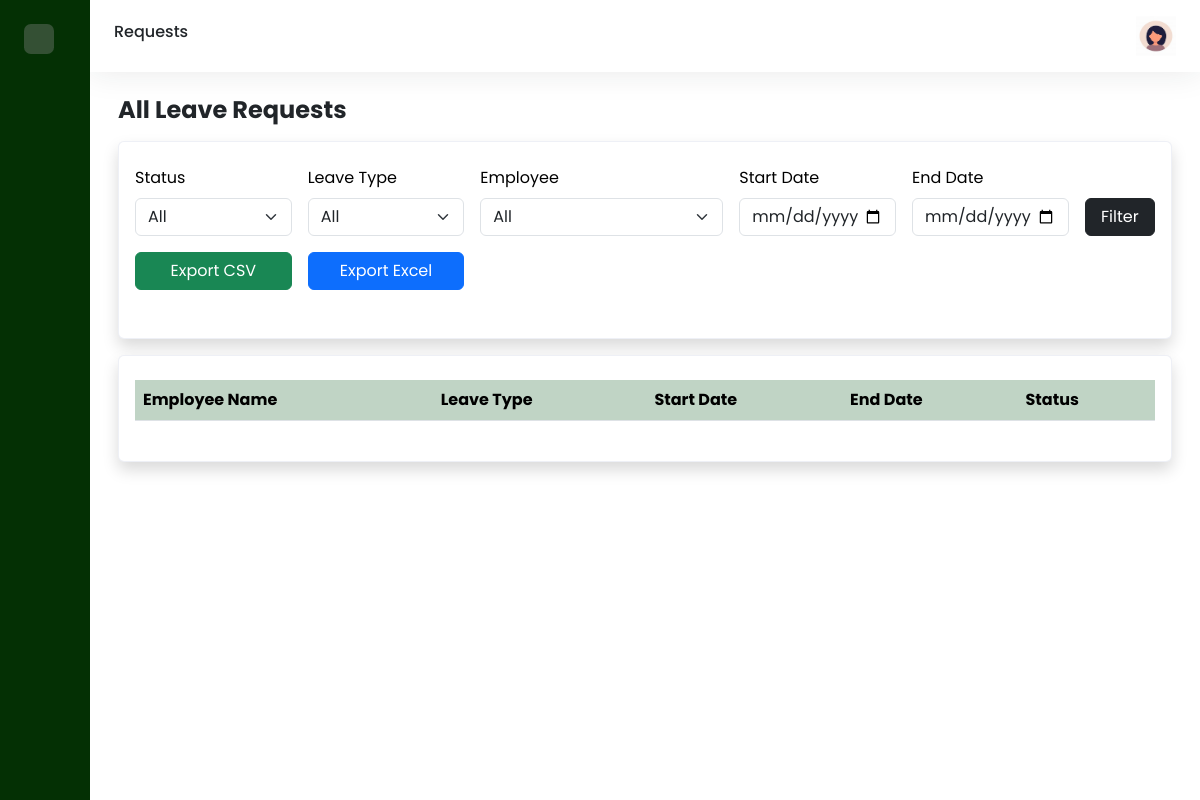
Page /admin/all.php (signed in) on the earlier database version.
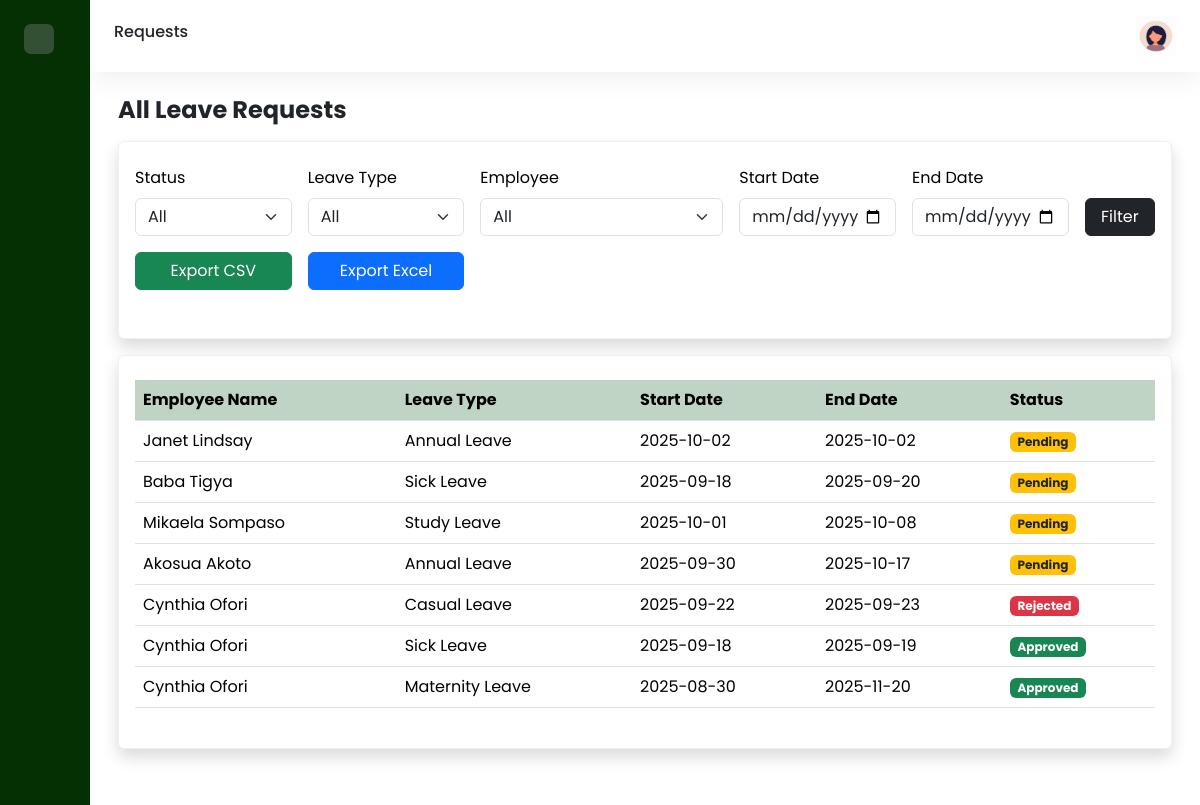
Same page on the later database version.
### tables this page shows
CREATE TABLE `leave_request` (
  `request_id` int(11) NOT NULL,
  `employee_id` int(11) NOT NULL,
  `type_id` int(11) DEFAULT NULL,
  `start_date` date NOT NULL,
  `end_date` date NOT NULL,
  `leave_duration` int(11) NOT NULL,
  `reason` text DEFAULT NULL,
  `status` enum('pending','approved','rejected') NOT NULL DEFAULT 'pending',
  `request_date` timestamp NOT NULL DEFAULT current_timestamp(),
  `approved_by` int(11) DEFAULT NULL,
  `approved_on` timestamp NULL DEFAULT NULL,
  `manager_comments` text DEFAULT NULL
);

CREATE TABLE `employee` (
  `employee_id` int(11) NOT NULL,
  `first_name` varchar(100) NOT NULL,
  `last_name` varchar(100) NOT NULL,
  `email` varchar(255) NOT NULL,
  `hire_date` date NOT NULL,
  `department_id` int(11) NOT NULL,
  `gender` enum('Male','Female') NOT NULL,
  `manager_id` int(11) DEFAULT NULL,
  `username` varchar(100) NOT NULL,
  `password` varchar(100) NOT NULL,
  `role` enum('administrator','employee','manager','') NOT NULL DEFAULT 'employee',
  `mobile` int(30) NOT NULL
);

CREATE TABLE `leave_type` (
  `type_id` int(11) NOT NULL,
  `type_name` varchar(100) NOT NULL,
  `description` text DEFAULT NULL,
  `requires_approval` tinyint(1) NOT NULL DEFAULT 1,
  `default_accrualrate_perperiod` decimal(5,2) NOT NULL DEFAULT 0.00,
  `max_carryover_days` int(11) NOT NULL DEFAULT 0
);

### admin/all.php (the view, shortened to what the changed rows need)
<?php
$host = "localhost";
$db   = "leave_management";
$user = "root";
$pass = "";
$conn = new mysqli($host, $user, $pass, $db);
$query = "
    SELECT l.request_id, e.first_name, e.last_name, lt.type_name, l.start_date, l.end_date, l.status
    FROM leave_request l
    JOIN employee e ON l.employee_id = e.employee_id
    LEFT JOIN leave_type lt ON l.type_id = lt.type_id
    WHERE 1=1
";
$query .= " ORDER BY l.request_id DESC";
$leaves = $conn->query($query);
?>
<!DOCTYPE html>
<html>
    <head>
        <link href='https://cdn.boxicons.com/fonts/basic/boxicons.min.css' rel='stylesheet'>
        <link href="https://cdn.jsdelivr.net/npm/bootstrap@5.3.7/dist/css/bootstrap.min.css" rel="stylesheet"
>
        <link rel="stylesheet" href="../assets/css/dashboard.css">
    </head>
    <body>
        <div class="wrapper">
            <div class="main">
                <main class="content px-3 py-4">
                    <div class="container-fluid">
                        <div class="mb-3">
                            <h2 class="fw-bold fs-4 mb-3">
                                All Leave Requests
                            </h2>
                            <div class="row">
                                <div class="col-12">
                                    <div class="card shadow">
                                        <div class="card-body py-4">
                                            <table class="table table-hover">
                                                <thead>
                                                    <tr class="highlight">
                                                        <th scope="col">Employee Name</th>
                                                        <th scope="col">Leave Type</th>
                                                        <th scope="col">Start Date</th>
                                                        <th scope="col">End Date</th>
                                                        <th scope="col">Status</th>
                                                    </tr>
                                                </thead>
                                                <tbody>
                                                    <?php while ($row = $leaves->fetch_assoc()): ?>
                                                        <tr>
                                                            <td><?= htmlspecialchars($row['first_name']." ".$row['last_name']); ?></td>
                                                            <td><?= $row['type_name'] ? htmlspecialchars($row['type_name']) : 'N/A'; ?></td>
                                                            <td><?= htmlspecialchars($row['start_date']); ?></td>
                                                            <td><?= htmlspecialchars($row['end_date']); ?></td>
                                                            <td>
                                                                <?php if ($row['status']=='approved'): ?>
                                                                    <span class="badge bg-success">Approved</span>
                                                                <?php elseif ($row['status']=='pending'): ?>
                                                                    <span class="badge bg-warning text-dark">Pending</span>
                                                                <?php else: ?>
                                                                    <span class="badge bg-danger">Rejected</span>
                                                                <?php endif; ?>
                                                            </td>
                                                        </tr>
                                                    <?php endwhile; ?>
                                                </tbody>
                                            </table>
                                        </div>
                                    </div>
                                </div>
                            </div>
                        </div>
                    </div>
                </main>
            </div>
        </div>
    </body>
</html>

Differences in the rows shown:
added leave_request: employee.last_name "Janet Lindsay", type.type_name "Annual Leave", start_date "2025-10-02", end_date "2025-10-02", status "Pending"
added leave_request: employee.last_name "Baba Tigya", type.type_name "Sick Leave", start_date "2025-09-18", end_date "2025-09-20", status "Pending"
added leave_request: employee.last_name "Mikaela Sompaso", type.type_name "Study Leave", start_date "2025-10-01", end_date "2025-10-08", status "Pending"
added leave_request: employee.last_name "Akosua Akoto", type.type_name "Annual Leave", start_date "2025-09-30", end_date "2025-10-17", status "Pending"
added leave_request: employee.last_name "Cynthia Ofori", type.type_name "Casual Leave", start_date "2025-09-22", end_date "2025-09-23", status "Rejected"
added leave_request: employee.last_name "Cynthia Ofori", type.type_name "Sick Leave", start_date "2025-09-18", end_date "2025-09-19", status "Approved"
added leave_request: employee.last_name "Cynthia Ofori", type.type_name "Maternity Leave", start_date "2025-08-30", end_date "2025-11-20", status "Approved"
